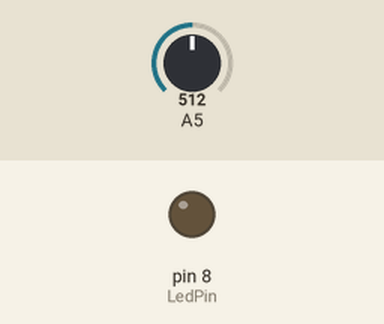
This sketch was run on a simulated Arduino Mega 2560, built with avr-gcc and run on an emulated ATmega2560. Parts: output pins drawn as LEDs (lit = HIGH). The test bench sets the inputs (shaded band); at power-on: A5 = 512.

Above: at 1.2 s.
1.3 s: A5 set to 991
2.8 s: A5 set to 1009
At 3.3 s:
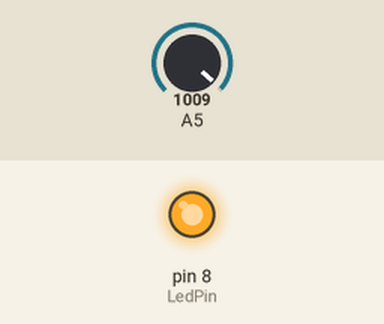
4.3 s: A5 set to 990
At 5.5 s:
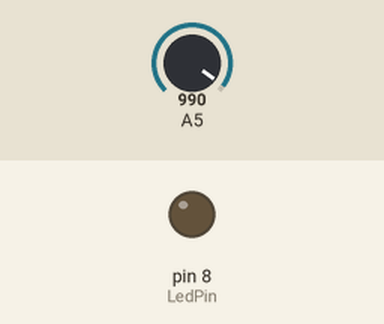
5.8 s: A5 set to 1010
At 6.7 s:
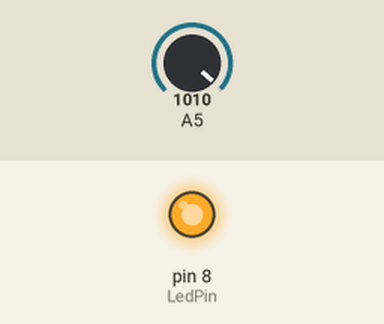
Timing chart, 0 to 8.3 s (numbered marks = the images above; inputs shaded):
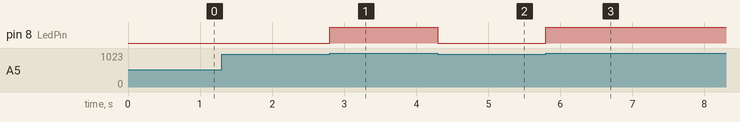

The sketch:

Lesson10_MEGA.ino
```cpp
int LedPin = 8;
int i;

void setup() {
  // put your setup code here, to run once:
  pinMode(LedPin, OUTPUT);

}

void loop() {
  // put your main code here, to run repeatedly:
  i = analogRead(5);
  if(i>1000) //greater than 2.5V
    digitalWrite(LedPin, HIGH);
  else
    digitalWrite(LedPin, LOW);
}
```

Measured:
- the behaviour switches between 1000 and 1001 on A5 (found by bisection; images 0 and 1)
- after the input at 1.3 s, every drawn part: stays the same
- after the input at 2.8 s, pin 8 (LedPin): LOW → HIGH at once
- after the input at 4.3 s, pin 8 (LedPin): HIGH → LOW at once
- after the input at 5.8 s, pin 8 (LedPin): LOW → HIGH at once
